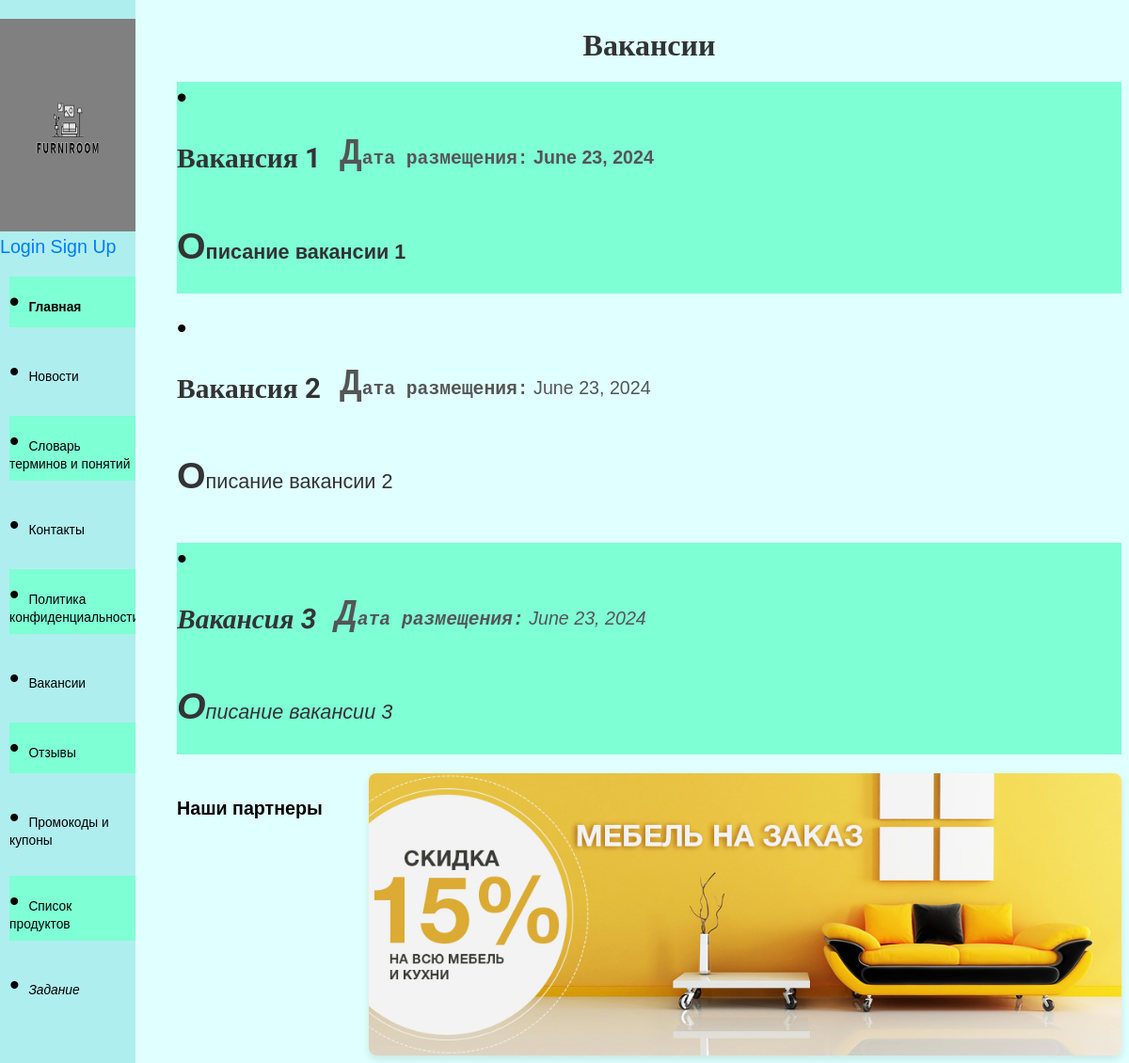
Page /vacancies/ on the committed database.
### furniture/models.py (models this page shows, shortened)
class Vacancy(models.Model):
    title = models.CharField(max_length=200)
    description = models.TextField()
    posted_date = models.DateField(auto_now_add=True)

### furniture/views.py (the view)
# urls.py: path('vacancies/', views.vacancies),
def vacancies(request):
    vacancies_list = Vacancy.objects.all()
    return render(request, 'vacancies.html', {'vacancies': vacancies_list})

### furniture/templates/vacancies.html (shortened to what this page needs)
{% extends 'base.html' %}
{% block content %}
    <h1>Вакансии</h1>
    <ul>
        {% if vacancies %}
        <ul>
            {% for vac in vacancies %}
                <li class="vacancy-item">
                    <div class="vacancy-header">
                        <h2 class="vacancy-title">{{ vac.title }}</h2>
                        <p class="vacancy-posted-date"><strong>Дата размещения:</strong> {{ vac.posted_date }}</p>
                    </div>
                    <p class="vacancy-description">{{ vac.description }}</p>
                </li>
            {% endfor %}
        </ul>
        {% else %}
        <p>На данный момент вакансии отсутствуют.</p>
        {% endif %}
    </ul>
{% endblock %}

### furniture/static/furniture/style.css (style rules this page uses)
body { background-color: #E0FFFF; }
h2 { font-size: 12px; color: #2c3e50; margin-top: 30px; }
h1 { font-size: 16px; text-align: center; margin-bottom: 20px; }
ul { list-style-type: none; }
li::before { content: "\2022"; color: black; font-size: 1.5rem; margin-right: 10px; }
.vacancy-item { margin-bottom: 20px; overflow: hidden; }
.vacancy-header { overflow: hidden; margin-bottom: 10px; }
.vacancy-title { float: left; font-size: 1.5rem; margin-right: 20px; }
.vacancy-posted-date { float: left; font-size: 1rem; color: #555; }
.vacancy-description { clear: both; font-size: 1.1rem; color: #333; line-height: 1.5; }
p { font-size: 0.7rem; color: #777; }
body { font-family: 'Arial', sans-serif; }
h1, h2 { font-family: 'Roboto', 'Times New Roman', 'Arial', sans-serif; font-size: 32px; color: #333; }
ul { list-style-type: none; padding: 0; }
li { margin-bottom: 20px; font-family: 'Verdana', sans-serif; font-size: 0.7rem; color: #555; }
strong, em { font-family: 'Courier New', monospace; }
:root { --hue: 223; --bg: hsl(var(--hue),90%,90%); --fg: hsl(var(--hue),90%,10%); --primary: hsl(var(--hue),90%,55%); --red: hsl(3,90%,50%); --orange: hsl(33,90%,50%); --green: hsl(153,90%,30%); --purple: hsl(273,90%,50%); --magenta: hsl(303,90%,50%); --trans-dur: 0.3s; font-size: calc(16px + (20 - 16) * (100vw - 320px) / (1280 - 320)); }
p::first-letter { font-size: 2rem; font-weight: bold; }
li:first-child { font-weight: bold; }
li:last-child { font-style: italic; }
li:nth-child(odd) { background-color: #7FFFD4; }

### rows in the picture
Vacancy: title "Вакансия 1", posted_date "June 23, 2024", description "Описание вакансии 1"
Vacancy: title "Вакансия 2", posted_date "June 23, 2024", description "Описание вакансии 2"
Vacancy: title "Вакансия 3", posted_date "June 23, 2024", description "Описание вакансии 3"
